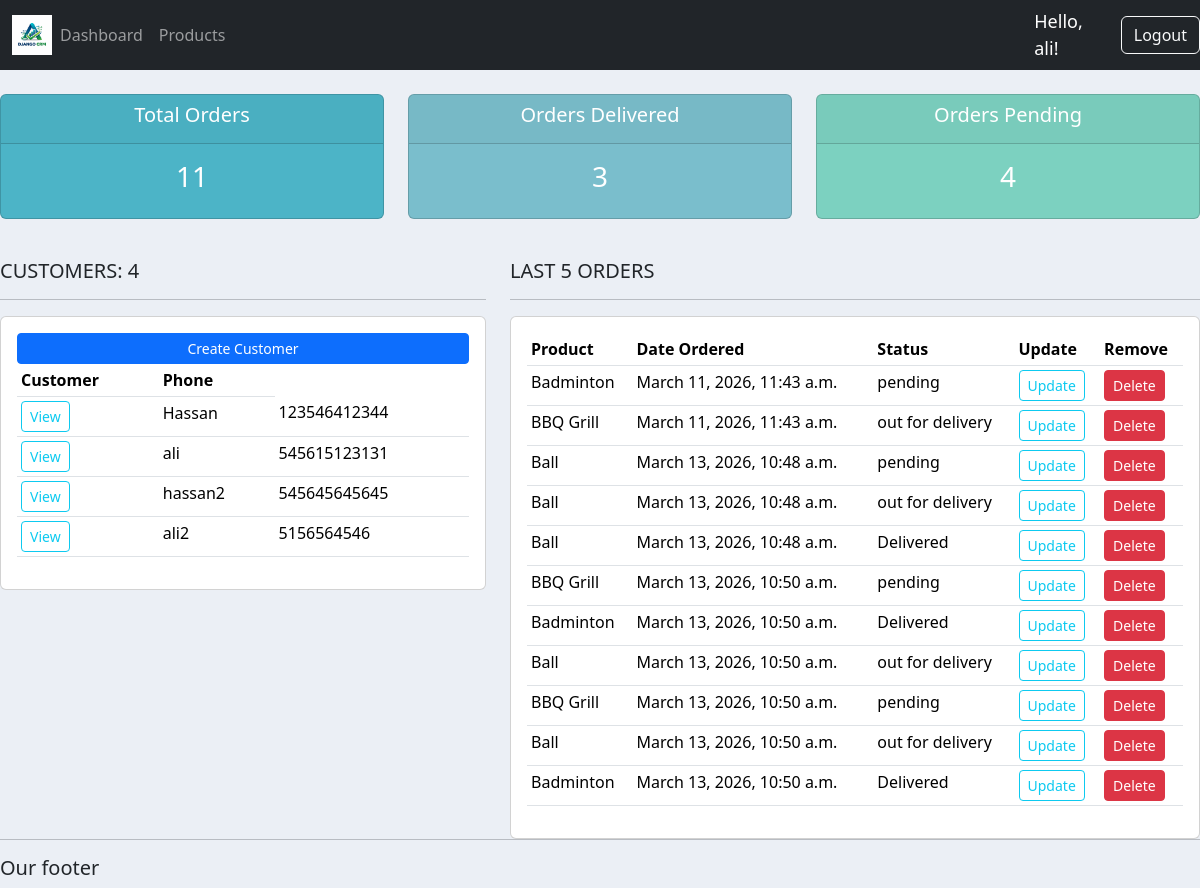
Before: / (signed in) with the older database file.
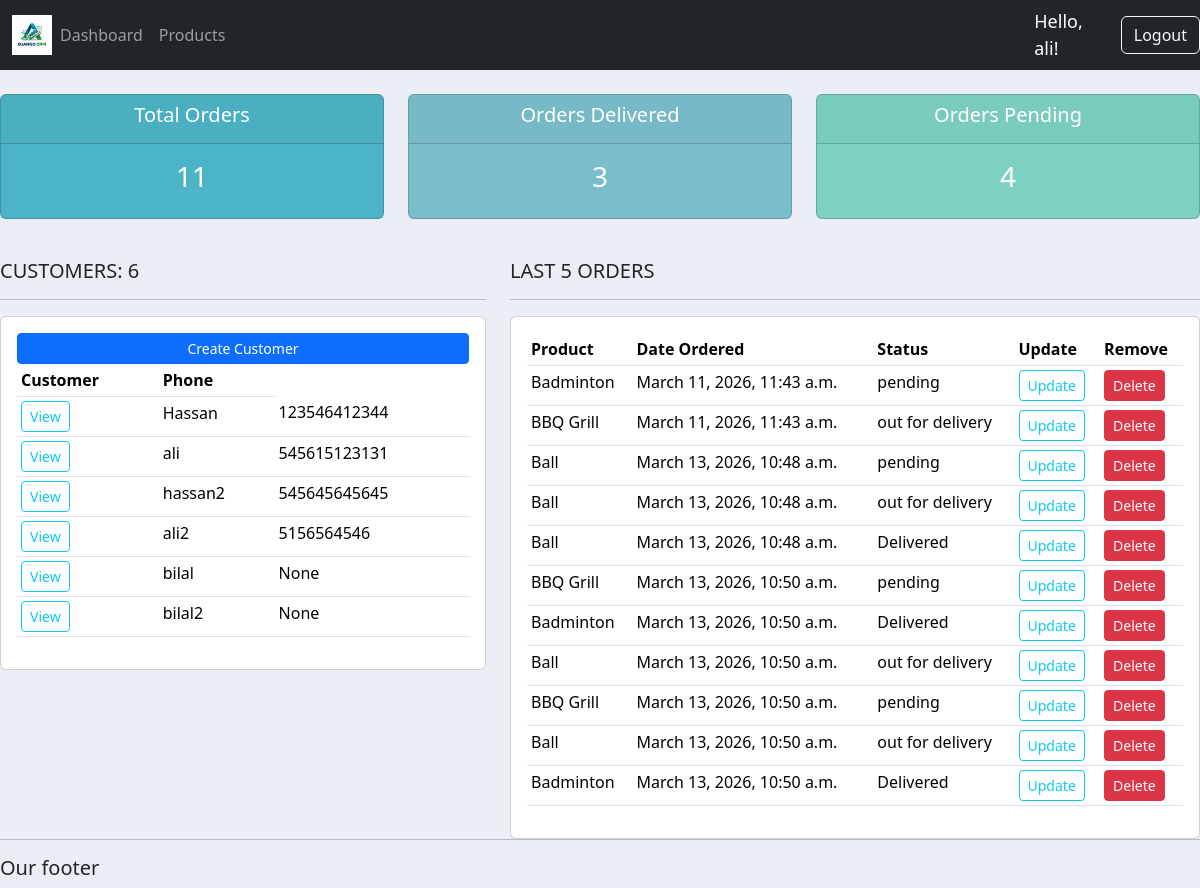
After: the same page with the newer database file.
### accounts/models.py (models this page shows, shortened)
class Customer(models.Model):
    user = models.OneToOneField(User, null=True, blank=True, on_delete=models.CASCADE)
    name = models.CharField(max_length=200, null=True)
    phone = models.CharField(max_length=200, null=True)
    email = models.CharField(max_length=200, null=True)
    profile_pic = models.ImageField(default="default_demo_profile_pic.png", null=True, blank=True)
    date_created = models.DateTimeField(auto_now_add=True, null=True)

class Order(models.Model):
    STATUS = (
        ('pending','pending'),
        ('out for delivery','out for delivery'),
        ('Delivered','Delivered'),
    )
    customer = models.ForeignKey(Customer,null=True,on_delete=models.SET_NULL)
    product = models.ForeignKey(Product,null=True,on_delete=models.SET_NULL)
    date_created = models.DateTimeField(auto_now_add=True,null=True)
    status = models.CharField(max_length=200,null=True,choices=STATUS)
    note = models.CharField(max_length=1000,null=True)

class Product(models.Model):
    CATEGORY = (
        ('Indoor','Indoor'),
        ('Outdoor','Outdoor')
    )
    name = models.CharField(max_length=200,null=True)
    price = models.FloatField(null=True)
    category = models.CharField(max_length=200,null=True,choices=CATEGORY)
    description = models.CharField(max_length=200,null=True,blank=True)
    date_created = models.DateTimeField(auto_now_add=True,null=True)
    tag = models.ManyToManyField(Tag)

### accounts/decorators.py (the view)
    def wrapper_function(request, *args, **kwargs):
        group = None
        if request.user.groups.exists():
            group = request.user.groups.all()[0].name
        if group == 'customer':
            return redirect('userPage')
        if group == 'admin':
            return view_func(request, *args, **kwargs)

### accounts/views.py (called while the page is built)
@login_required(login_url='login')
@admin_only
def home(request):
    orders = Order.objects.all()
    customers = Customer.objects.all()
    total_customers = customers.count()
    total_orders = orders.count()
    delivered = orders.filter(status='Delivered').count()
    pending = orders.filter(status='pending').count()
    return render(request,'accounts/dashboard.html', {'orders': orders, 'customers': customers, 'total_customers': total_customers, 'total_orders': total_orders, 'delivered': delivered, 'pending': pending})

### accounts/templates/accounts/dashboard.html (shortened to what this page needs)
{% extends "accounts/main.html" %}
    {% block content %}
        {% include 'accounts/status.html' %}
    <br>
        <div class="row">
        <div class="col-md-5">
            <h5>CUSTOMERS: {{total_customers}}</h5>
            <hr>
            <div class="card card-body">
                <a class="btn btn-primary  btn-sm btn-block" href="">Create Customer</a>
                <table class="table table-sm">
                    <tr>
                        <th>Customer</th>
                        <th>Phone</th>
                    </tr>
                    {% for customer in customers %}
                        <tr>
                            <td><a class="btn btn-outline-info  btn-sm" href="{% url 'customer' customer.id %}">View</a></td>
                            <td>{{customer.name}}</td>
                            <td>{{customer.phone}}</td>
                        </tr>
                    {% endfor %}
                </table>
            </div>
        </div>
        <div class="col-md-7">
            <h5>LAST 5 ORDERS</h5>
            <hr>
            <div class="card card-body">
                <table class="table table-sm">
                    <tr>
                        <th>Product</th>
                        <th>Date Ordered</th>
                        <th>Status</th>
                        <th>Update</th>
                        <th>Remove</th>
                    </tr>
                    {% for order in orders %}
                        <tr>
                            <td>{{order.product.name}}</td>
                            <td>{{order.date_created}}</td>
                            <td>{{order.status}}</td>
                            <td><a class="btn btn-outline-info btn-sm" href="{% url 'update_order' order.id %}">Update</a></td>
                            <td><a class="btn btn-danger btn-sm" href="{% url 'delete_order' order.id %}">Delete</a></td>
                        </tr>
                    {% endfor %}
                </table>
            </div>
        </div>
    {% endblock %}

Changed rows visible on the page:
added Customer: name "bilal", phone "None"
added Customer: name "bilal2", phone "None"
Other visible differences:
{{ total_customers }}: "4" → "6"
